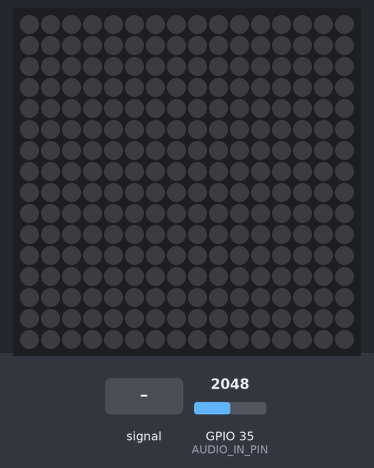
Bench run of a sketch on a simulated ESP32. Shown: 16×16 RGB LED matrix (first LED top left, wired row by row). The inputs (shaded band) are chosen by the test bench; at power-on: GPIO 35 (AUDIO_IN_PIN) = 2048. Dim RGB values are drawn brighter than linear.

Above: at 1.7 s.
1.8 s: GPIO 35 (AUDIO_IN_PIN) fed a 2 Hz sine of ±1228 counts around its level
At 2.2 s:
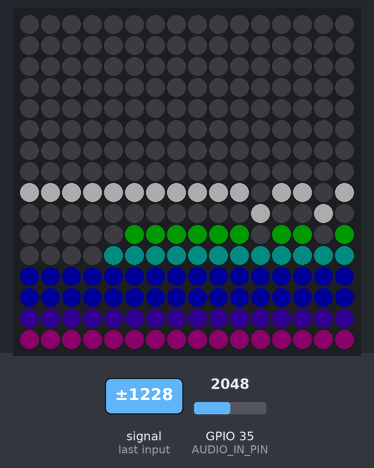
3.9 s: GPIO 35 (AUDIO_IN_PIN) fed a 200 Hz sine of ±327 counts around its level
At 5.7 s:
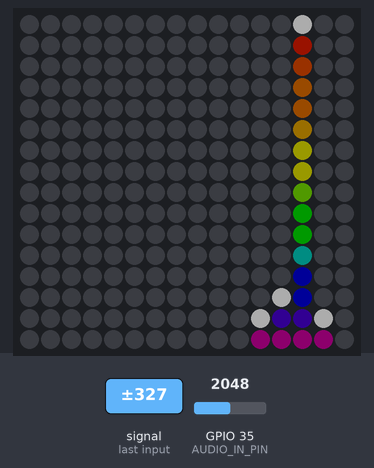
6.9 s: GPIO 35 (AUDIO_IN_PIN) set to 1460
At 7.42 s:
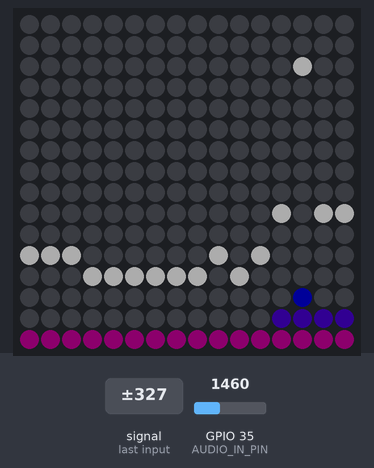
9.7 s: GPIO 35 (AUDIO_IN_PIN) fed a 50 Hz sine of ±1228 counts around its level
At 10.3 s:
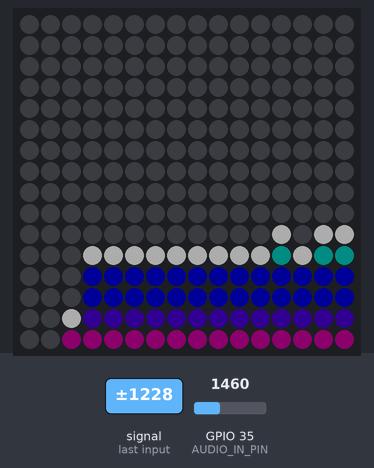
12.7 s: GPIO 35 (AUDIO_IN_PIN) set to 1540
At 13.19 s:
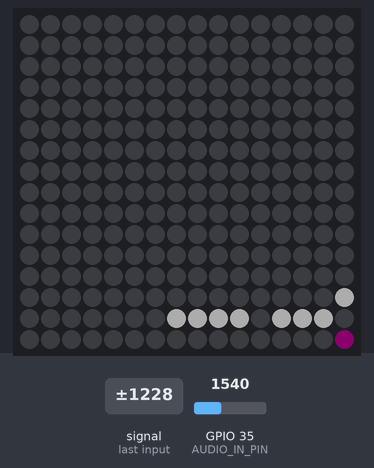
14.6 s: GPIO 35 (AUDIO_IN_PIN) set to 1228
At 15.35 s:
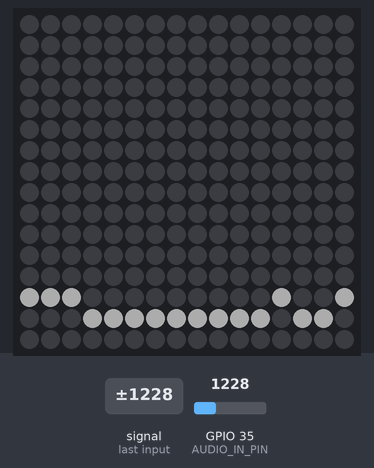
Timing chart, 0 to 17.4 s (numbered marks = the images above; inputs shaded):
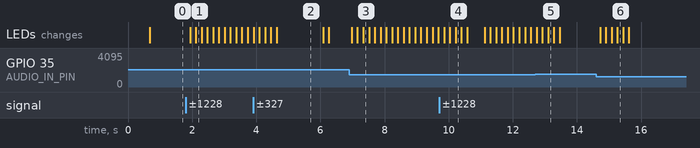

The sketch:

W1_spectrumAnalyzer.ino
```cpp
// Edited to add Neomatrix support for easier compatibility with different layouts.
// For time being, remove button.
#include <FastLED_NeoMatrix.h>
#include <arduinoFFT.h>

// ***************************************************
// User Configuration zone! //
#define NOISE           150           // Used as a crude noise filter, values below this are ignored was 500 for MAX4466
#define AMPLITUDE       1000          // Depending on your audio source level, you may need to alter this value. Can be used as a 'sensitivity' control.

// End User Configuration zone //
// ***************************************************

#define LED_PIN         5             // LED strip data
const uint16_t  SAMPLES = 1024; // arduinoFFT 2.0.3
const float SAMPLING_FREQ = 30000;
#define AUDIO_IN_PIN    35            // Signal in on this pin
#define COLOR_ORDER     GRB           // If colours look wrong, play with this
#define CHIPSET         WS2812B       // LED strip type
#define MAX_MILLIAMPS   1500          // Careful with the amount of power here if running off USB port
const int BRIGHTNESS_SETTINGS =80;  // Configureable brightness. If power draw is an issue, lower value
#define LED_VOLTS       5             // Usually 5 or 12
#define NUM_BANDS       16            // To change this, you will need to change the bunch of if statements describing the mapping from bins to bands
const uint8_t kMatrixWidth = 16;                          // Matrix width
const uint8_t kMatrixHeight = 16;                         // Matrix height
#define NUM_LEDS       (kMatrixWidth * kMatrixHeight)     // Total number of LEDs
#define BAR_WIDTH      (kMatrixWidth  / (NUM_BANDS - 1))  // If width >= 8 light 1 LED width per bar, >= 16 light 2 LEDs width bar etc
#define TOP            (kMatrixHeight - 0)                // Don't allow the bars to go offscreen
#define SERPENTINE     true                               // Set to false if you're LEDS are connected end to end, true if serpentine

// Sampling and FFT stuff
unsigned int sampling_period_us;
byte peak[] = {0,0,0,0,0,0,0,0,0,0,0,0,0,0,0,0};              // The length of these arrays must be >= NUM_BANDS
int oldBarHeights[] = {0,0,0,0,0,0,0,0,0,0,0,0,0,0,0,0};
int bandValues[] = {0,0,0,0,0,0,0,0,0,0,0,0,0,0,0,0};
float vReal[SAMPLES]; // arduinoFFT 2.0.3
float vImag[SAMPLES]; // arduinoFFT 2.0.3
unsigned long newTime;
ArduinoFFT<float> FFT = ArduinoFFT<float>(vReal, vImag, SAMPLES, SAMPLING_FREQ);  // arduinoFFT 2.0.3 https://github.com/kosme/arduinoFFT/wiki

// FastLED stuff
CRGB leds[NUM_LEDS];

// ***************************************************
// Define different colors, pick one! Comment out the others
// takes 4 values: index, then RGB

// // Purple-blue
// DEFINE_GRADIENT_PALETTE( colour_gp ) {
//   0,   0,  0, 255,   //blue
// 255, 179,   0, 255 }; //purple

// // Sunset
// DEFINE_GRADIENT_PALETTE( colour_gp ) {
//   0, 141,   0, 180,   //purple
// 127, 255, 192,   0,   //yellow
// 255,   0,   5, 255 };  //blue

// Rainbow
DEFINE_GRADIENT_PALETTE( colour_gp ) {
  0,   255, 0,  0,   //red
 50,   255, 128, 0,   //orange
100,   255,   255, 0,   //yellow
150,   0, 255, 0,   //green
200,   0, 0, 255,   //blue
255,   141,   0, 100 }; //purple

// Fire
// DEFINE_GRADIENT_PALETTE( colour_gp ) {
// 0,   200, 200,  200,   //white
// 70,   255, 218,    0,   //yellow
// 175,   255,   0,    0,  //red
// 255,   150,   0,    0 };  //red

// ***************************************************
CRGBPalette16 colourPal = colour_gp;

// FastLED_NeoMaxtrix - see https://github.com/marcmerlin/FastLED_NeoMatrix for Tiled Matrixes, Zig-Zag and so forth
FastLED_NeoMatrix *matrix = new FastLED_NeoMatrix(leds, kMatrixWidth, kMatrixHeight,
  NEO_MATRIX_TOP        + NEO_MATRIX_LEFT +
  NEO_MATRIX_ROWS       + NEO_MATRIX_ZIGZAG +
  NEO_TILE_TOP + NEO_TILE_LEFT + NEO_TILE_ROWS);

void setup() {
  Serial.begin(115200);
  FastLED.addLeds<CHIPSET, LED_PIN, COLOR_ORDER>(leds, NUM_LEDS).setCorrection(TypicalSMD5050);
  FastLED.setMaxPowerInVoltsAndMilliamps(LED_VOLTS, MAX_MILLIAMPS);
  FastLED.setBrightness(BRIGHTNESS_SETTINGS);
  FastLED.clear();
  sampling_period_us = round(1000000 * (1.0 / SAMPLING_FREQ));
  delay(500);
}

void loop() {

  FastLED.clear();

  // Reset bandValues[]
  for (int i = 0; i<NUM_BANDS; i++){
    bandValues[i] = 0;
  }

  // Sample the audio pin
  for (int i = 0; i < SAMPLES; i++) {
    newTime = micros();
    vReal[i] = analogRead(AUDIO_IN_PIN); // A conversion takes about 9.7uS on an ESP32
    vImag[i] = 0;
    while ((micros() - newTime) < sampling_period_us) { /* chill */ }
  }

  // Compute FFT - arduinofft 2.0.2
  FFT.dcRemoval(); // Remove DC offset
  FFT.windowing(FFTWindow::Hamming, FFTDirection::Forward); // Window to remove truncation effects in FFT
  FFT.compute(FFTDirection::Forward);
  FFT.complexToMagnitude();

    // debug mic noise
 // Serial.println(vReal[5]);

  // Analyse FFT results
  for (int i = 2; i < (SAMPLES/2); i++){       // Don't use sample 0 and only first SAMPLES/2 are usable. Each array element represents a frequency bin and its value the amplitude.
    if (vReal[i] > NOISE) {                    // Add a crude noise filter


    //16 bands, 12kHz top band
      if (i>15   && i<=19  ) bandValues[0]  += (int)vReal[i];
      if (i>19   && i<=23  ) bandValues[1]  += (int)vReal[i];
      if (i>23   && i<=28  ) bandValues[2]  += (int)vReal[i];
      if (i>28   && i<=35  ) bandValues[3]  += (int)vReal[i];
      if (i>35   && i<=42  ) bandValues[4]  += (int)vReal[i];
      if (i>42   && i<=51  ) bandValues[5]  += (int)vReal[i];
      if (i>51   && i<=63  ) bandValues[6]  += (int)vReal[i];
      if (i>63   && i<=77  ) bandValues[7]  += (int)vReal[i];
      if (i>77   && i<=94  ) bandValues[8]  += (int)vReal[i];
      if (i>94   && i<=114  ) bandValues[9]  += (int)vReal[i];
      if (i>114   && i<=140  ) bandValues[10]  += (int)vReal[i];
      if (i>140   && i<=171  ) bandValues[11]  += (int)vReal[i];
      if (i>171   && i<=208  ) bandValues[12]  += (int)vReal[i];
      if (i>208   && i<=254  ) bandValues[13]  += (int)vReal[i];
      if (i>254   && i<=310  ) bandValues[14]  += (int)vReal[i];
      if (i>310   && i<=379 ) bandValues[15]  += (int)vReal[i];

    }
  }

  // Process the FFT data into bar heights
  for (byte band = 0; band < NUM_BANDS; band++) {

    // Scale the bars for the display
    int barHeight = bandValues[band] / AMPLITUDE;

    // debug mic
    // if (band == 3) Serial.println(barHeight);

    if (barHeight > TOP) barHeight = TOP;

    // Small amount of averaging between frames
    barHeight = ((oldBarHeights[band] * 1) + barHeight) / 2;

    // Move peak up
    if (barHeight > peak[band]) {
      peak[band] = min(TOP, barHeight);
    }

    // Draw bars
    colourBars(band, barHeight);

    // Draw peaks
    whitePeak(band);

    // Save oldBarHeights for averaging later
    oldBarHeights[band] = barHeight;
  }

  // Decay peak
  EVERY_N_MILLISECONDS(40) {
    for (byte band = 0; band < NUM_BANDS; band++)
      if (peak[band] > 0) peak[band] -= 1;
  }

  FastLED.show();
}

// ******************************************************
// FUNCTIONS FOR COLOURING LEDS //
// ******************************************************
void colourBars(int band, int barHeight) {
  int xStart = NUM_BANDS - BAR_WIDTH * band-1; // left to right
  for (int x = xStart; x < xStart + BAR_WIDTH; x++) {
    for (int y = TOP; y >= TOP - barHeight; y--) {
      matrix->drawPixel(x, y, ColorFromPalette( colourPal, y* 255/TOP , BRIGHTNESS_SETTINGS, LINEARBLEND)); // Same Colour across
      // matrix->drawPixel(x, y, ColorFromPalette( colourPal, y * (255 / (barHeight + 1)), BRIGHTNESS_SETTINGS)); // or slide colour bar up
    }
  }
}

void whitePeak(int band) {
  int xStart = NUM_BANDS - BAR_WIDTH * band-1; // left to right
  int peakHeight = TOP - peak[band] - 1;
  if (peakHeight < TOP-1) { // Don't draw if at bottom
    for (int x = xStart; x < xStart + BAR_WIDTH; x++) {
      matrix->drawPixel(x, peakHeight, CHSV(0,0,200));
    }
  }
}
```

Measured:
- after the input at 1.8 s, the LEDs: first change after 0.14 s (image 1 shows a later state)
- after the input at 3.9 s, the LEDs: first differ from a run without the input after 0.19 s (image 2 shows a later state)
- after the input at 6.9 s, the LEDs: first change after 0.08 s (image 3 shows a later state)
- after the input at 9.7 s, the LEDs: first change after 0.16 s (image 4 shows a later state)
- after the input at 14.6 s, the LEDs: first change after 0.13 s (image 6 shows a later state)
- what the display in image 2 shows lasts 1.5 s, from 4.6 s to 6.1 s
